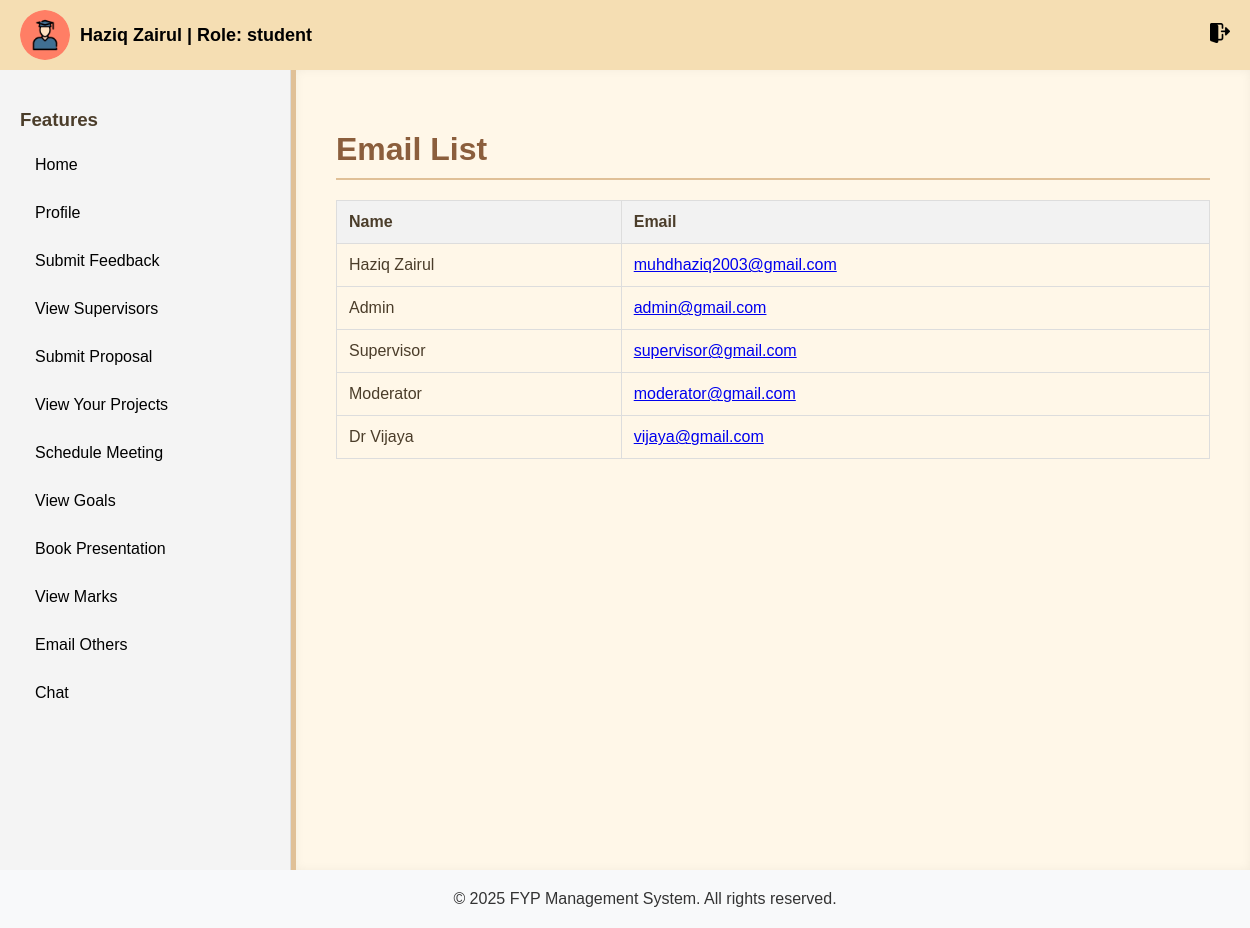
The app's page /email.php (signed in) with its own data.
### tables this page shows
CREATE TABLE `users` (
  `id` int(11) NOT NULL,
  `first_name` varchar(255) NOT NULL,
  `last_name` varchar(255) NOT NULL,
  `email` varchar(255) NOT NULL,
  `student_id` varchar(255) NOT NULL,
  `password` varchar(255) NOT NULL,
  `role` enum('student','moderator','admin','supervisor') NOT NULL DEFAULT 'student',
  `created_at` timestamp NOT NULL DEFAULT current_timestamp(),
  `status` enum('active','suspended') DEFAULT 'active'
);

### email.php (the view, shortened to what this page needs)
<?php
include 'db_connection.php';
$query = "SELECT email, first_name, last_name FROM users";
$result = $conn->query($query);
$users = $result->fetch_all(MYSQLI_ASSOC);
?>
<!DOCTYPE html>
<html lang="en">
<head>
    <link rel="stylesheet" href="css/dashboard.css">
    <link rel="stylesheet" href="css/header.css">
    <link rel="stylesheet" href="css/email.css">
</head>
<body>
    <?php include 'includes/header.php'; ?>
    <div class="dashboard-container">
        <?php include 'includes/sidebar.php'; ?>
        <div class="dashboard-main">
            <h1>Email List</h1>
            <?php if (!empty($users)): ?>
                <table>
                    <thead>
                        <tr>
                            <th>Name</th>
                            <th>Email</th>
                        </tr>
                    </thead>
                    <tbody>
                        <?php foreach ($users as $user): ?>
                            <tr>
                                <td><?= htmlspecialchars($user['first_name'] . ' ' . $user['last_name']); ?></td>
                                <td>
                                    <a href="https://mail.google.com/mail/?view=cm&fs=1&to=<?= urlencode($user['email']); ?>" target="_blank">
                                        <?= htmlspecialchars($user['email']); ?>
                                    </a>
                                </td>
                            </tr>
                        <?php endforeach; ?>
                    </tbody>
                </table>
            <?php else: ?>
                <p>No users found.</p>
            <?php endif; ?>
        </div>
    </div>
    <?php include 'includes/footer.php'; ?>
</body>
</html>

### css/dashboard.css (style rules this page uses)
body, html { margin: 0; padding: 0; min-height: 100vh; display: flex; flex-direction: column; }
.dashboard-container { display: flex; flex: 1; min-height: 0; }
.dashboard-main { flex: 1; padding: 20px; overflow-y: auto; }
html, body { margin: 0; padding: 0; height: 100%; display: flex; flex-direction: column; }
.dashboard-main { flex: 1; padding: 20px; }
.dashboard-main h1 { margin-bottom: 20px; }
body { font-family: Arial, sans-serif; margin: 0; padding: 0; background-color: #fdf5e6; color: #4b3d2a; }
.dashboard-container { display: flex; min-height: 100vh; }
.dashboard-main { flex: 1; padding: 40px; background-color: #fff7e8; border-left: 5px solid #e0c097; box-shadow: inset 0 0 10px rgba(0, 0, 0, 0.05); }
.dashboard-main h1 { color: #8b5e3c; border-bottom: 2px solid #e0c097; padding-bottom: 10px; margin-bottom: 20px; }

### css/header.css (style rules this page uses)
body { margin: 0; font-family: Arial, sans-serif; }

### css/email.css (style rules this page uses)
table { width: 100%; border-collapse: collapse; margin-top: 20px; }
th, td { padding: 12px; text-align: left; border: 1px solid #ddd; }
th { background-color: #f2f2f2; }

### records on screen
users: first_name+last_name "Haziq Zairul", email "muhdhaziq2003@gmail.com"
users: first_name+last_name "Admin", email "admin@gmail.com"
users: first_name+last_name "Supervisor", email "supervisor@gmail.com"
users: first_name+last_name "Moderator", email "moderator@gmail.com"
users: first_name+last_name "Dr Vijaya", email "vijaya@gmail.com"

### other values on screen
$name "Haziq Zairul"
$role "student"
